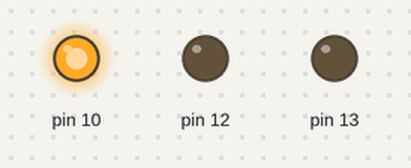
A program run on a simulated Raspberry Pi (header pin numbers). On the bench: output pins drawn as LEDs (lit = HIGH). What the program prints to the terminal is not drawn. At 18.0 s the program stops and its outputs stay as they are.

Above: at 1.0 s.
At 2.5 s:
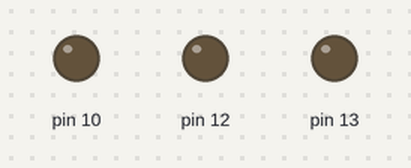
At 4.0 s:
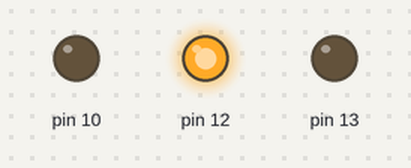
At 7.0 s:
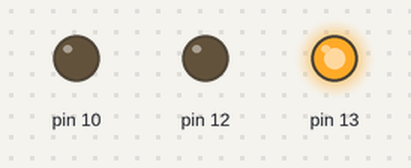
Timing chart, 0 to 11.7 s (numbered marks = the images above):
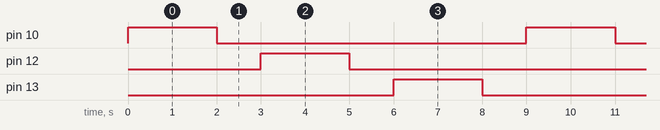

Measured:
- by itself, pin 10, pin 12, pin 13: alternates HIGH for 2.0 s and LOW for 7.0 s

The program:

traffic.py
```python
import RPi.GPIO as GPIO
import time

def on(pin,tim):
	GPIO.output(pin,1)
	time.sleep(tim)
def off(pin,tim):
	GPIO.output(pin,0)
	time.sleep(tim)
	return

GPIO.setmode(GPIO.BOARD)

GPIO.setup(10,GPIO.OUT)
GPIO.setup(12,GPIO.OUT)
GPIO.setup(13,GPIO.OUT)

for i in range(0,2):
	on(10,2)
	off(10,1)
	on(12,2)
	off(12,1)
	on(13,2)
	off(13,1)
print('Done')
GPIO.cleanup()
```
